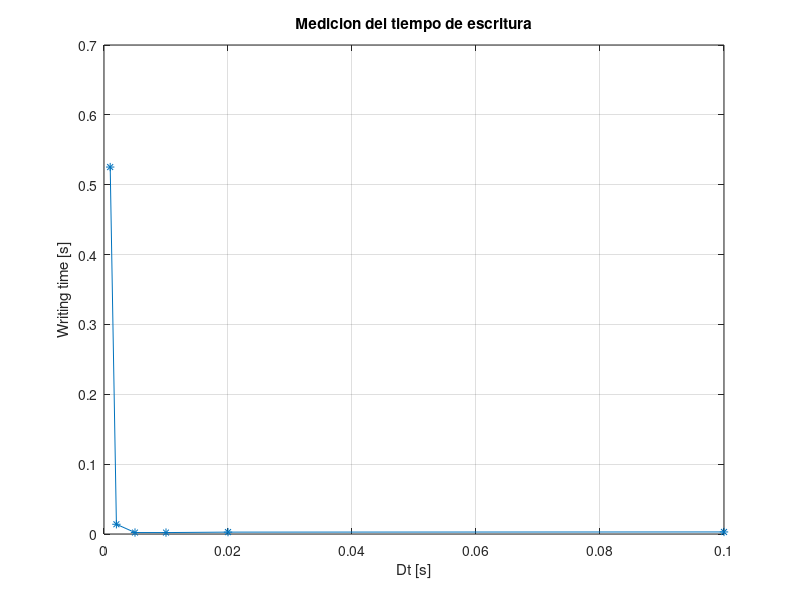
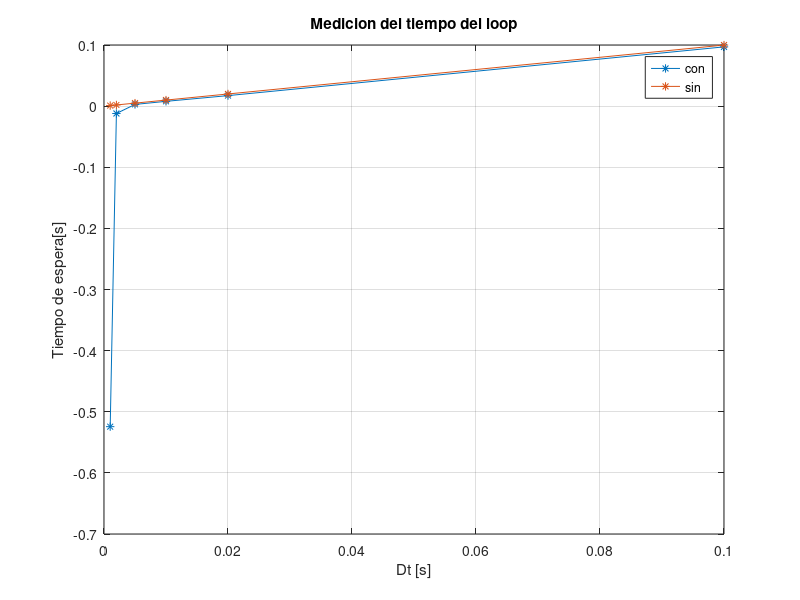

Write the MATLAB code that produced these figures, in order.
close all
con_01 = load('lect_C_01.txt');
con_001 = load('lect_C_001.txt');
con_0001 = load('lect_C_0001.txt');
con_002 = load('lect_C_002.txt');
con_0002 = load('lect_C_0002.txt');
con_0005 = load('lect_C_0005.txt');

%Mean delay time
mean_01 = mean(con_01(:,3));
mean_001 = mean(con_001(:,3));
mean_0001 = mean(con_0001(:,3));
mean_002 = mean(con_002(:,3));
mean_0002 = mean(con_0002(:,3));
mean_0005 = mean(con_0005(:,3));

s_01 = load('lect_S_01.txt');
s_001 = load('lect_S_001.txt');
s_0001 = load('lect_S_0001.txt');
s_002 = load('lect_S_002.txt');
s_0002 = load('lect_S_0002.txt');
s_0005 = load('lect_S_0005.txt');

%Mean delay time
s_mean_01 = mean(s_01(:,3));
s_mean_001 = mean(s_001(:,3));
s_mean_0001 = mean(s_0001(:,3));
s_mean_002 = mean(s_002(:,3));
s_mean_0002 = mean(s_0002(:,3));
s_mean_0005 = mean(s_0005(:,3));
con = [mean_0001, mean_0002, mean_0005, mean_001, mean_002, mean_01];
sin = [s_mean_0001, s_mean_0002, s_mean_0005, s_mean_001, s_mean_002, s_mean_01];

DT = [0.001, 0.002, 0.005, 0.01, 0.02, 0.1];
figure(1)
plot(DT, sin-con,'-*');
hold on;
grid on;
title('Medicion del tiempo de escritura');
xlabel('Dt [s]');
ylabel('Writing time [s]');
figure(2)
plot(DT, con, '-*', DT, sin ,'-*')
grid on;
title('Medicion del tiempo del loop');
legend('con', 'sin')
xlabel('Dt [s]');
ylabel('Tiempo de espera[s]');